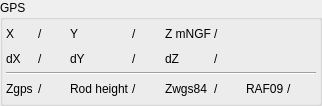
<?xml version="1.0" encoding="UTF-8"?>
<ui version="4.0">
 <class>Form</class>
 <widget class="QWidget" name="Form">
  <property name="geometry">
   <rect>
    <x>0</x>
    <y>0</y>
    <width>322</width>
    <height>106</height>
   </rect>
  </property>
  <property name="windowTitle">
   <string>Form</string>
  </property>
  <layout class="QVBoxLayout" name="verticalLayout">
   <property name="leftMargin">
    <number>0</number>
   </property>
   <property name="topMargin">
    <number>0</number>
   </property>
   <property name="rightMargin">
    <number>0</number>
   </property>
   <property name="bottomMargin">
    <number>0</number>
   </property>
   <item>
    <widget class="QGroupBox" name="groupBox_2">
     <property name="title">
      <string>GPS</string>
     </property>
     <layout class="QGridLayout" name="gridLayout_17">
      <property name="leftMargin">
       <number>3</number>
      </property>
      <property name="topMargin">
       <number>3</number>
      </property>
      <property name="rightMargin">
       <number>3</number>
      </property>
      <property name="bottomMargin">
       <number>3</number>
      </property>
      <property name="spacing">
       <number>3</number>
      </property>
      <item row="0" column="3">
       <widget class="QLabel" name="label_Y">
        <property name="text">
         <string>/</string>
        </property>
       </widget>
      </item>
      <item row="0" column="2">
       <widget class="QLabel" name="label_64">
        <property name="text">
         <string>Y</string>
        </property>
       </widget>
      </item>
      <item row="1" column="5">
       <widget class="QLabel" name="label_dZ">
        <property name="text">
         <string>/</string>
        </property>
       </widget>
      </item>
      <item row="0" column="5">
       <widget class="QLabel" name="label_Z">
        <property name="text">
         <string>/</string>
        </property>
       </widget>
      </item>
      <item row="1" column="1">
       <widget class="QLabel" name="label_dX">
        <property name="text">
         <string>/</string>
        </property>
       </widget>
      </item>
      <item row="3" column="6">
       <widget class="QLabel" name="label_61">
        <property name="text">
         <string>RAF09</string>
        </property>
       </widget>
      </item>
      <item row="1" column="4">
       <widget class="QLabel" name="label_68">
        <property name="text">
         <string>dZ</string>
        </property>
       </widget>
      </item>
      <item row="1" column="0">
       <widget class="QLabel" name="label_65">
        <property name="text">
         <string>dX</string>
        </property>
       </widget>
      </item>
      <item row="1" column="2">
       <widget class="QLabel" name="label_67">
        <property name="text">
         <string>dY</string>
        </property>
       </widget>
      </item>
      <item row="1" column="3">
       <widget class="QLabel" name="label_dY">
        <property name="text">
         <string>/</string>
        </property>
       </widget>
      </item>
      <item row="3" column="0">
       <widget class="QLabel" name="label_62">
        <property name="text">
         <string>Zgps</string>
        </property>
       </widget>
      </item>
      <item row="0" column="4">
       <widget class="QLabel" name="label_66">
        <property name="text">
         <string>Z mNGF</string>
        </property>
       </widget>
      </item>
      <item row="3" column="1">
       <widget class="QLabel" name="label_zgps">
        <property name="text">
         <string>/</string>
        </property>
       </widget>
      </item>
      <item row="3" column="3">
       <widget class="QLabel" name="label_hautperche">
        <property name="text">
         <string>/</string>
        </property>
       </widget>
      </item>
      <item row="3" column="2">
       <widget class="QLabel" name="label_70">
        <property name="text">
         <string>Rod height</string>
        </property>
       </widget>
      </item>
      <item row="3" column="5">
       <widget class="QLabel" name="label_zwgs84">
        <property name="text">
         <string>/</string>
        </property>
       </widget>
      </item>
      <item row="3" column="4">
       <widget class="QLabel" name="label_63">
        <property name="text">
         <string>Zwgs84</string>
        </property>
       </widget>
      </item>
      <item row="0" column="1">
       <widget class="QLabel" name="label_X">
        <property name="text">
         <string>/</string>
        </property>
       </widget>
      </item>
      <item row="0" column="0">
       <widget class="QLabel" name="label_69">
        <property name="text">
         <string>X</string>
        </property>
       </widget>
      </item>
      <item row="3" column="7">
       <widget class="QLabel" name="label_raf09">
        <property name="text">
         <string>/</string>
        </property>
       </widget>
      </item>
      <item row="2" column="0" colspan="8">
       <widget class="Line" name="line">
        <property name="orientation">
         <enum>Qt::Horizontal</enum>
        </property>
       </widget>
      </item>
     </layout>
    </widget>
   </item>
  </layout>
 </widget>
 <resources/>
 <connections/>
</ui>
